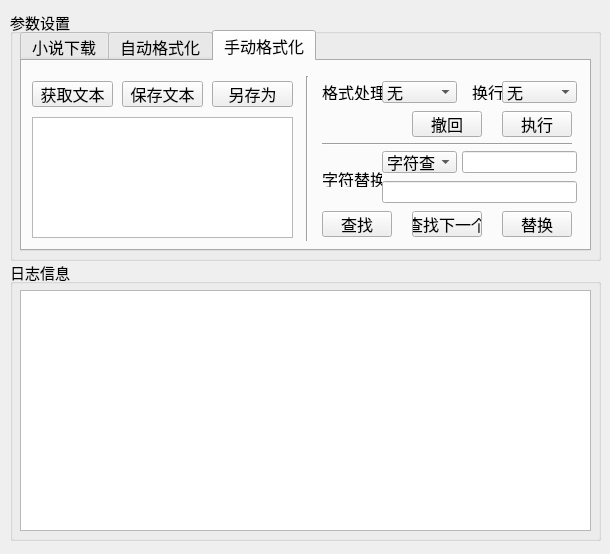
<?xml version="1.0" encoding="UTF-8"?>
<ui version="4.0">
 <class>Form</class>
 <widget class="QWidget" name="Form">
  <property name="geometry">
   <rect>
    <x>0</x>
    <y>0</y>
    <width>610</width>
    <height>554</height>
   </rect>
  </property>
  <property name="minimumSize">
   <size>
    <width>0</width>
    <height>0</height>
   </size>
  </property>
  <property name="maximumSize">
   <size>
    <width>111111</width>
    <height>111111</height>
   </size>
  </property>
  <property name="windowTitle">
   <string>NovelTools</string>
  </property>
  <widget class="QGroupBox" name="groupBox">
   <property name="geometry">
    <rect>
     <x>10</x>
     <y>10</y>
     <width>591</width>
     <height>251</height>
    </rect>
   </property>
   <property name="font">
    <font>
     <family>Arial</family>
     <pointsize>11</pointsize>
    </font>
   </property>
   <property name="title">
    <string>参数设置</string>
   </property>
   <widget class="QTabWidget" name="tabWidget">
    <property name="geometry">
     <rect>
      <x>10</x>
      <y>20</y>
      <width>571</width>
      <height>221</height>
     </rect>
    </property>
    <property name="font">
     <font>
      <family>Arial</family>
      <pointsize>12</pointsize>
     </font>
    </property>
    <property name="currentIndex">
     <number>2</number>
    </property>
    <widget class="QWidget" name="tab">
     <attribute name="title">
      <string>小说下载</string>
     </attribute>
     <widget class="Line" name="line_2">
      <property name="geometry">
       <rect>
        <x>275</x>
        <y>15</y>
        <width>20</width>
        <height>165</height>
       </rect>
      </property>
      <property name="orientation">
       <enum>Qt::Vertical</enum>
      </property>
     </widget>
     <widget class="QLabel" name="label_3">
      <property name="geometry">
       <rect>
        <x>300</x>
        <y>90</y>
        <width>50</width>
        <height>28</height>
       </rect>
      </property>
      <property name="font">
       <font>
        <family>Arial</family>
        <pointsize>12</pointsize>
       </font>
      </property>
      <property name="text">
       <string>下载地址</string>
      </property>
     </widget>
     <widget class="QLineEdit" name="save_novel_path_by_page">
      <property name="geometry">
       <rect>
        <x>92</x>
        <y>75</y>
        <width>170</width>
        <height>31</height>
       </rect>
      </property>
     </widget>
     <widget class="QComboBox" name="select_download_type">
      <property name="geometry">
       <rect>
        <x>360</x>
        <y>50</y>
        <width>100</width>
        <height>28</height>
       </rect>
      </property>
      <property name="font">
       <font>
        <family>Arial</family>
        <pointsize>12</pointsize>
       </font>
      </property>
      <item>
       <property name="text">
        <string>shubao12.com</string>
       </property>
      </item>
     </widget>
     <widget class="QPushButton" name="pushButton">
      <property name="geometry">
       <rect>
        <x>11</x>
        <y>75</y>
        <width>75</width>
        <height>31</height>
       </rect>
      </property>
      <property name="font">
       <font>
        <family>Arial</family>
        <pointsize>11</pointsize>
       </font>
      </property>
      <property name="text">
       <string>保存目录</string>
      </property>
     </widget>
     <widget class="QLineEdit" name="input_download_url">
      <property name="geometry">
       <rect>
        <x>360</x>
        <y>90</y>
        <width>190</width>
        <height>28</height>
       </rect>
      </property>
     </widget>
     <widget class="QLabel" name="label_2">
      <property name="geometry">
       <rect>
        <x>300</x>
        <y>50</y>
        <width>50</width>
        <height>28</height>
       </rect>
      </property>
      <property name="font">
       <font>
        <family>Arial</family>
        <pointsize>12</pointsize>
       </font>
      </property>
      <property name="text">
       <string>下载模式</string>
      </property>
     </widget>
     <widget class="QPushButton" name="button_download_start_executr">
      <property name="geometry">
       <rect>
        <x>380</x>
        <y>130</y>
        <width>101</width>
        <height>27</height>
       </rect>
      </property>
      <property name="text">
       <string>开始</string>
      </property>
     </widget>
     <widget class="QComboBox" name="select_download_mode">
      <property name="geometry">
       <rect>
        <x>470</x>
        <y>50</y>
        <width>80</width>
        <height>28</height>
       </rect>
      </property>
      <property name="font">
       <font>
        <family>Arial</family>
        <pointsize>12</pointsize>
       </font>
      </property>
      <item>
       <property name="text">
        <string>单章下载</string>
       </property>
      </item>
      <item>
       <property name="text">
        <string>批量下载</string>
       </property>
      </item>
     </widget>
    </widget>
    <widget class="QWidget" name="tab_2">
     <attribute name="title">
      <string>自动格式化</string>
     </attribute>
     <widget class="QPushButton" name="button_format_start_execute">
      <property name="geometry">
       <rect>
        <x>350</x>
        <y>90</y>
        <width>151</width>
        <height>31</height>
       </rect>
      </property>
      <property name="text">
       <string>开始</string>
      </property>
     </widget>
     <widget class="Line" name="line">
      <property name="geometry">
       <rect>
        <x>275</x>
        <y>15</y>
        <width>20</width>
        <height>165</height>
       </rect>
      </property>
      <property name="orientation">
       <enum>Qt::Vertical</enum>
      </property>
     </widget>
     <widget class="QPushButton" name="button_format_orgin_file_path">
      <property name="geometry">
       <rect>
        <x>10</x>
        <y>50</y>
        <width>75</width>
        <height>31</height>
       </rect>
      </property>
      <property name="text">
       <string>源文件目录</string>
      </property>
     </widget>
     <widget class="QLabel" name="label_4">
      <property name="geometry">
       <rect>
        <x>350</x>
        <y>50</y>
        <width>60</width>
        <height>31</height>
       </rect>
      </property>
      <property name="text">
       <string>换行模式</string>
      </property>
     </widget>
     <widget class="QPushButton" name="button_format_result_file_path">
      <property name="geometry">
       <rect>
        <x>10</x>
        <y>90</y>
        <width>75</width>
        <height>31</height>
       </rect>
      </property>
      <property name="text">
       <string>保存目录</string>
      </property>
     </widget>
     <widget class="QComboBox" name="select_format_type">
      <property name="geometry">
       <rect>
        <x>410</x>
        <y>50</y>
        <width>88</width>
        <height>31</height>
       </rect>
      </property>
      <item>
       <property name="text">
        <string>全局模式A</string>
       </property>
      </item>
      <item>
       <property name="text">
        <string>全局模式B</string>
       </property>
      </item>
      <item>
       <property name="text">
        <string>单行模式</string>
       </property>
      </item>
     </widget>
     <widget class="QLineEdit" name="line_format_result_file_path">
      <property name="geometry">
       <rect>
        <x>94</x>
        <y>90</y>
        <width>171</width>
        <height>31</height>
       </rect>
      </property>
     </widget>
     <widget class="QLineEdit" name="line_format_orgin_file_path">
      <property name="geometry">
       <rect>
        <x>94</x>
        <y>50</y>
        <width>171</width>
        <height>31</height>
       </rect>
      </property>
     </widget>
    </widget>
    <widget class="QWidget" name="tab_3">
     <attribute name="title">
      <string>手动格式化</string>
     </attribute>
     <widget class="Line" name="line_3">
      <property name="geometry">
       <rect>
        <x>275</x>
        <y>15</y>
        <width>20</width>
        <height>165</height>
       </rect>
      </property>
      <property name="orientation">
       <enum>Qt::Vertical</enum>
      </property>
     </widget>
     <widget class="QLabel" name="label">
      <property name="geometry">
       <rect>
        <x>300</x>
        <y>23</y>
        <width>60</width>
        <height>16</height>
       </rect>
      </property>
      <property name="text">
       <string>格式处理</string>
      </property>
     </widget>
     <widget class="QComboBox" name="manual_comboBox_select_format_mode">
      <property name="geometry">
       <rect>
        <x>360</x>
        <y>20</y>
        <width>75</width>
        <height>22</height>
       </rect>
      </property>
      <item>
       <property name="text">
        <string>无</string>
       </property>
      </item>
      <item>
       <property name="text">
        <string>换行校验</string>
       </property>
      </item>
      <item>
       <property name="text">
        <string>去除广告</string>
       </property>
      </item>
      <item>
       <property name="text">
        <string>词语纠错</string>
       </property>
      </item>
      <item>
       <property name="text">
        <string>繁转简</string>
       </property>
      </item>
     </widget>
     <widget class="QLabel" name="label_5">
      <property name="geometry">
       <rect>
        <x>300</x>
        <y>110</y>
        <width>60</width>
        <height>16</height>
       </rect>
      </property>
      <property name="text">
       <string>字符替换</string>
      </property>
     </widget>
     <widget class="QLineEdit" name="manual_input_string_select_mode">
      <property name="geometry">
       <rect>
        <x>440</x>
        <y>90</y>
        <width>115</width>
        <height>22</height>
       </rect>
      </property>
     </widget>
     <widget class="QComboBox" name="manual_select_string_mode">
      <property name="geometry">
       <rect>
        <x>360</x>
        <y>90</y>
        <width>75</width>
        <height>22</height>
       </rect>
      </property>
      <item>
       <property name="text">
        <string>字符查询</string>
       </property>
      </item>
      <item>
       <property name="text">
        <string>正则查询</string>
       </property>
      </item>
     </widget>
     <widget class="QLineEdit" name="manual_input_string_result_mode">
      <property name="geometry">
       <rect>
        <x>360</x>
        <y>120</y>
        <width>195</width>
        <height>22</height>
       </rect>
      </property>
     </widget>
     <widget class="QPushButton" name="manual_button_select">
      <property name="geometry">
       <rect>
        <x>300</x>
        <y>150</y>
        <width>70</width>
        <height>26</height>
       </rect>
      </property>
      <property name="text">
       <string>查找</string>
      </property>
     </widget>
     <widget class="QPushButton" name="manual_button_select_next_one">
      <property name="geometry">
       <rect>
        <x>390</x>
        <y>150</y>
        <width>70</width>
        <height>26</height>
       </rect>
      </property>
      <property name="text">
       <string>查找下一个</string>
      </property>
     </widget>
     <widget class="QPushButton" name="manual_button_execute">
      <property name="geometry">
       <rect>
        <x>480</x>
        <y>50</y>
        <width>70</width>
        <height>26</height>
       </rect>
      </property>
      <property name="text">
       <string>执行</string>
      </property>
     </widget>
     <widget class="QPushButton" name="manual_button_get_file_list">
      <property name="geometry">
       <rect>
        <x>10</x>
        <y>20</y>
        <width>81</width>
        <height>26</height>
       </rect>
      </property>
      <property name="text">
       <string>获取文本</string>
      </property>
     </widget>
     <widget class="QPushButton" name="manual_button_save_file">
      <property name="geometry">
       <rect>
        <x>100</x>
        <y>20</y>
        <width>81</width>
        <height>26</height>
       </rect>
      </property>
      <property name="text">
       <string>保存文本</string>
      </property>
     </widget>
     <widget class="QListWidget" name="manual_file_item_list">
      <property name="geometry">
       <rect>
        <x>10</x>
        <y>56</y>
        <width>261</width>
        <height>121</height>
       </rect>
      </property>
      <property name="font">
       <font>
        <family>Arial</family>
        <pointsize>11</pointsize>
       </font>
      </property>
     </widget>
     <widget class="QPushButton" name="manual_button_other_save_file">
      <property name="geometry">
       <rect>
        <x>190</x>
        <y>20</y>
        <width>81</width>
        <height>26</height>
       </rect>
      </property>
      <property name="text">
       <string>另存为</string>
      </property>
     </widget>
     <widget class="QPushButton" name="manual_button_replace">
      <property name="geometry">
       <rect>
        <x>480</x>
        <y>150</y>
        <width>70</width>
        <height>26</height>
       </rect>
      </property>
      <property name="text">
       <string>替换</string>
      </property>
     </widget>
     <widget class="Line" name="line_4">
      <property name="geometry">
       <rect>
        <x>300</x>
        <y>73</y>
        <width>250</width>
        <height>20</height>
       </rect>
      </property>
      <property name="orientation">
       <enum>Qt::Horizontal</enum>
      </property>
     </widget>
     <widget class="QPushButton" name="manual_button_callback">
      <property name="geometry">
       <rect>
        <x>390</x>
        <y>50</y>
        <width>70</width>
        <height>26</height>
       </rect>
      </property>
      <property name="text">
       <string>撤回</string>
      </property>
     </widget>
     <widget class="QComboBox" name="manual_comboBox_select_change_line_mode">
      <property name="geometry">
       <rect>
        <x>480</x>
        <y>20</y>
        <width>75</width>
        <height>22</height>
       </rect>
      </property>
      <item>
       <property name="text">
        <string>无</string>
       </property>
      </item>
      <item>
       <property name="text">
        <string>全局换行</string>
       </property>
      </item>
      <item>
       <property name="text">
        <string>单列换行</string>
       </property>
      </item>
     </widget>
     <widget class="QLabel" name="label_6">
      <property name="geometry">
       <rect>
        <x>450</x>
        <y>23</y>
        <width>30</width>
        <height>16</height>
       </rect>
      </property>
      <property name="text">
       <string>换行</string>
      </property>
     </widget>
    </widget>
   </widget>
  </widget>
  <widget class="QGroupBox" name="groupBox_2">
   <property name="geometry">
    <rect>
     <x>10</x>
     <y>260</y>
     <width>591</width>
     <height>281</height>
    </rect>
   </property>
   <property name="font">
    <font>
     <family>Arial</family>
     <pointsize>11</pointsize>
    </font>
   </property>
   <property name="title">
    <string>日志信息</string>
   </property>
   <widget class="QPlainTextEdit" name="plainTextEdit">
    <property name="enabled">
     <bool>true</bool>
    </property>
    <property name="geometry">
     <rect>
      <x>10</x>
      <y>30</y>
      <width>571</width>
      <height>241</height>
     </rect>
    </property>
    <property name="font">
     <font>
      <family>Arial</family>
      <pointsize>12</pointsize>
     </font>
    </property>
    <property name="overwriteMode">
     <bool>false</bool>
    </property>
   </widget>
  </widget>
 </widget>
 <resources/>
 <connections/>
</ui>
